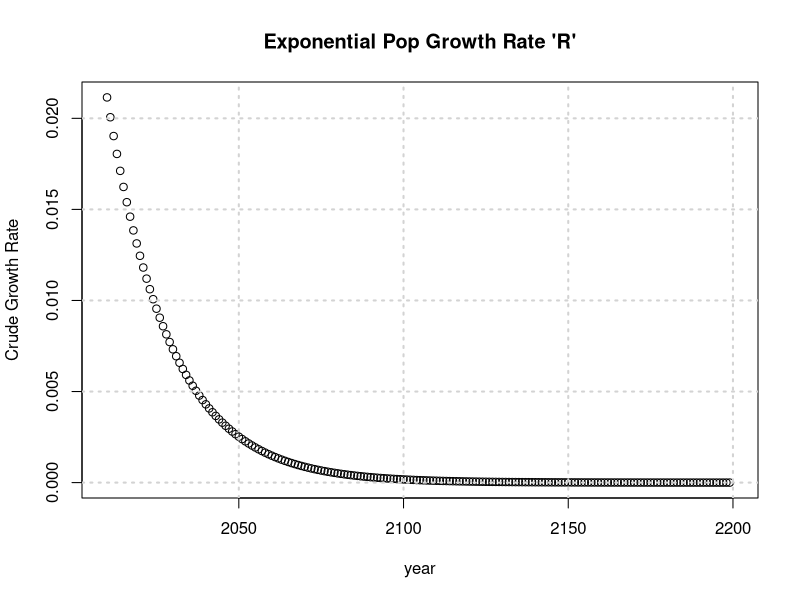
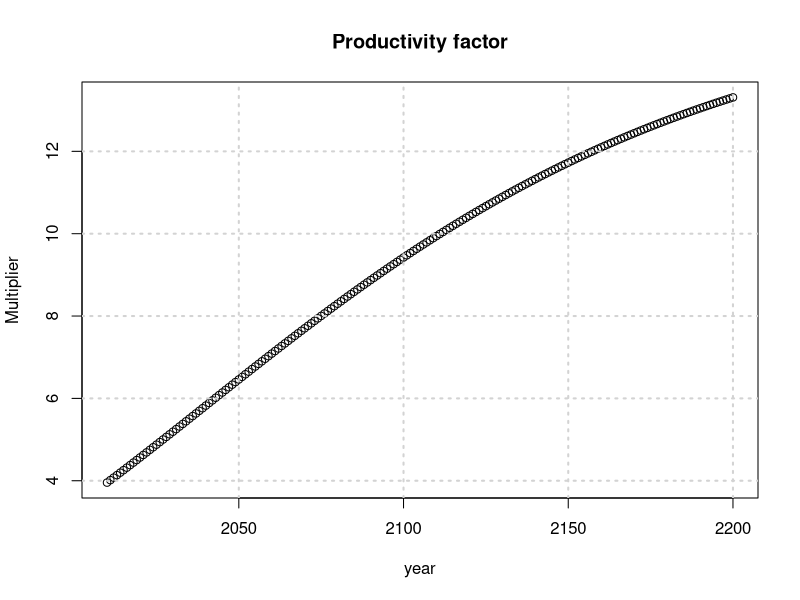
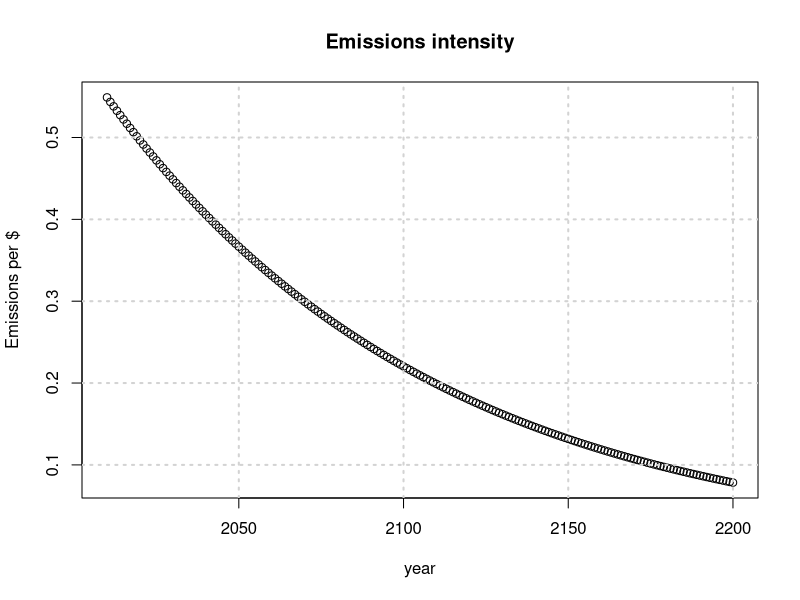
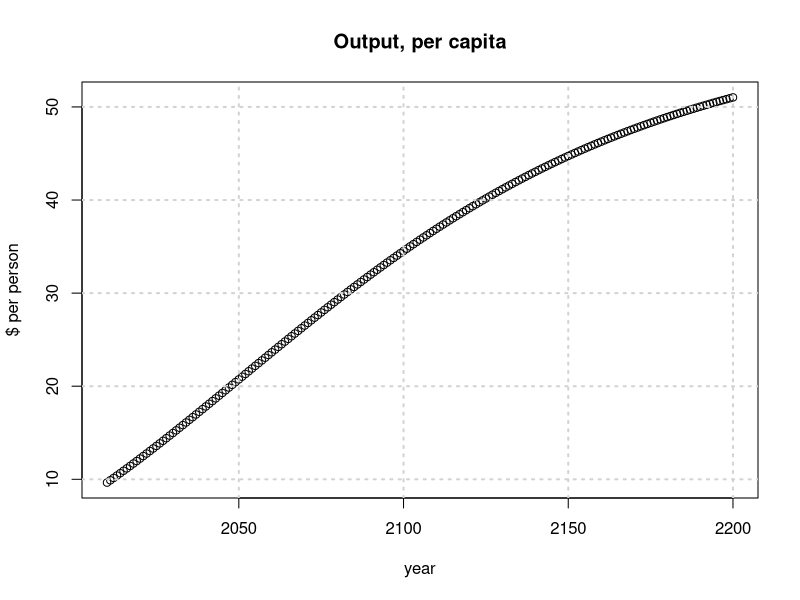
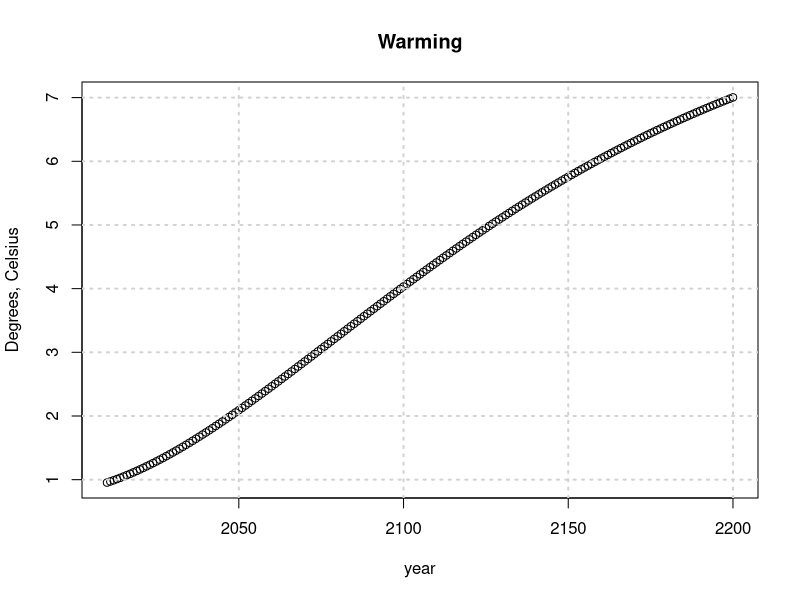
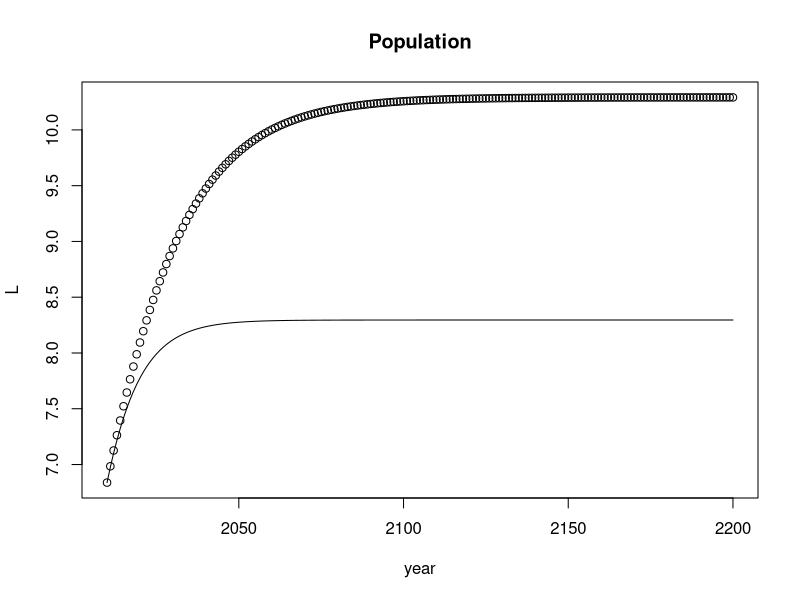
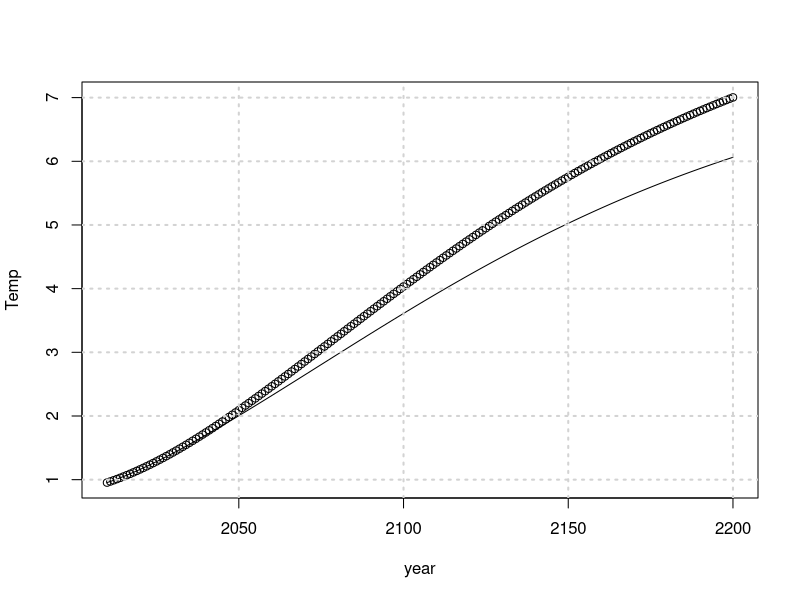
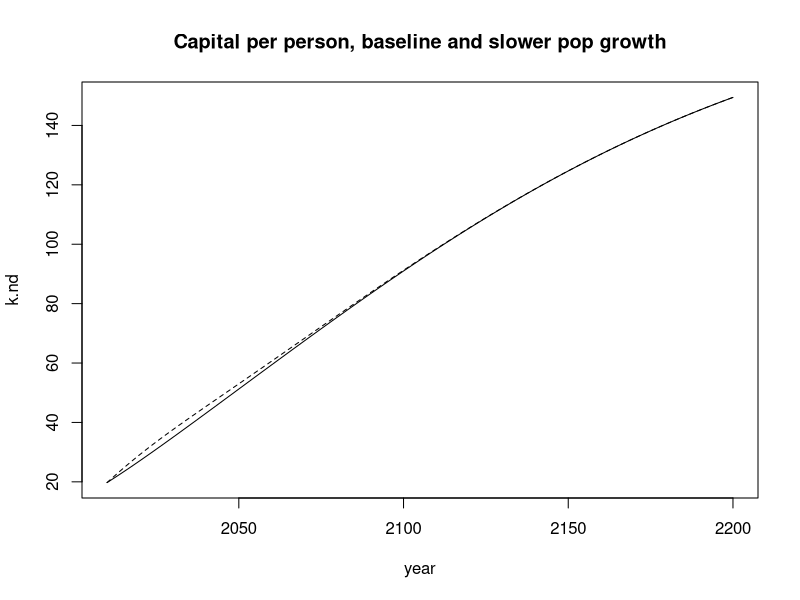

The R source for these figures, in order:
## ---- chunk 1
library(data.table) # if you're working on this using the RStudio desktop version, make sure to install this when the app prompts you to - the last line under the Jobs tab should be "✔ Package 'data.table' successfully installed."
solow_climate_fun <- function(gL0 = 0.022547, dL = -0.052,
                              gsigma0 = -.01, dsigma = -.0002)
{
    ## CONSTANTS ##
    ## capital's share of income
    a<-0.3
    ## savings rate
    s<-0.25
    ## Depreciation rate
    d<-0.1
    ## initial GDP, & Capital
    Y0<-63.69
    K0<-135
    ##Initial population, pop growth rate, and parameter reducing pop growth
    L0<-6.838 ## billions
    ## next lines commented out because they are arguments in fun
    ##  gL0<-0.022547 ## Initial growth rate, about R
    ##  dL<-0.052 ## exponential rate of decline in R, i.e,  R(t+1) = R(t) exp(-dL * 1)
    ## Initial Total Factor Productivity, TFP growth rate, and parameter affecting TFP growth
    A0<-3.955
    gA0<-0.015323
    dA<-0.011
    ## Initial emissions intensity, intensity growth, and parameter affecting intensity growth
    sigma0 <- 0.549  ## this is carbon output in some unit of tons per $ of output
        ## next lines commented out because they are arguments in fun
    ## gsigma0<- -0.01 ## initial rate of decline in sigma
    ## dsigma <- -0.0002 ## rate of change in rate of decline
    ## Damage Parameters ## we'll ignore these, but they do play as small role.
    theta1<-0.0023888849
    theta2<-2
    theta3<-0.00000507029
    theta4<-6.754
    ## Damage to TFP
    gamma<-0.001
    ## Damage through depreciation
    d1<-0.01 ## this is the same constant "d" we had in solow model
    ## CCR Cumulative Carbon
    beta<-1.8 ## multiplier to convert cumulative carbon to temperature increase
    C0<-530 ## total carbon output up to 2010

    ## ### BASE MODEL ###
    T<-191
    year<-c(2010:2200)

    ## intialization
    k<-rep(NaN,T) # rep means 'NaN' replication 'T' number of times
    A<-rep(NaN,T)
    gAt<-rep(NaN,T)
    sigma<-rep(NaN,T)
    gsigmat<-rep(NaN,T)
    y<-rep(NaN,T)
    D<-rep(NaN,T)
    L<-rep(NaN,T)
    gLt<-rep(NaN,T)
    E<-rep(NaN,T)
    Ccum<-rep(NaN,T)
    Temp<-rep(NaN,T)
    y.nd<-rep(NaN,T)
    k.nd<-rep(NaN,T)
    ## starting values (for notations see loop step, line 218 onwards)
    Ccum[1]<-C0
    Temp[1]<-beta*Ccum[1]/1000
    D[1]<-1/(1+theta1*(Temp[1]^theta2))
    A[1]<-A0
    gLt[1]<-gL0
    k[1]<-((s*A[1]*D[1])/(d+gL0))^(1/(1-a))
    gAt[1]<-gA0
    sigma[1]<-sigma0
    gsigmat[1]<-gsigma0
    y[1]<-D[1]*A[1]*k[1]^a
    L[1]<-L0
    gLt[1]<-gL0
    E[1]<-sigma[1]*y[1]*L[1]/3.67
    k.nd[1]<-((s*A[1])/(d+gL0))^(1/(1-a))
    y.nd[1]<-A[1]*k.nd[1]^a

    ## now we loop thru
    for (t in 2:T){
        ## with climate damages
        Ccum[t]<-Ccum[t-1]+E[t-1] ## cumulative emissions
        Temp[t]<-beta*Ccum[t]/1000 ## temperature increase in celsius
        D[t]<-1/(1+theta1*(Temp[t]^theta2)) ## "damages"; line 108
        gAt[t]<-gAt[t-1]/(1+dA) ## change in growth rate of TFP
        A[t]<-A[t-1]*(1+gAt[t]) ## TFP
        gLt[t]<-gLt[t-1]*(1+dL) ## change in growth rate of pop, dL < 0, gLt shrinks
        L[t]<-L[t-1]*(1+gLt[t]) ## Pop
        k[t]<-((s*A[t]*D[t])/(d+gLt[t]))^(1/(1-a)) ## capital per person in solow steady state
        gsigmat[t]<-gsigmat[t-1]/(1+dsigma) ## change in emissions intensity
        sigma[t]<-sigma[t-1]*(1+gsigmat[t]) ## emissions intensity
        y[t]<-D[t]*A[t]*k[t]^a ## income per capita
        E[t]<-sigma[t]*y[t]*L[t]/3.67 ## total emmissions (3.67 converts carbon to C02)

        ## without climate damages i.e., D=1
        k.nd[t]<-((s*A[t])/(d+gLt[t]))^(1/(1-a))
        y.nd[t]<-A[t]*k.nd[t]^a
    }
    out = data.table(year, Ccum, Temp, D,
                     A, L, k,
                     sigma, y, E, k.nd, y.nd)
    return(out)
}


## ---- chunk 2
out = solow_climate_fun() ## without arguments, uses default
year = out$year
## ---- chunk 3
L = out$L
R = c(diff(log(L))/1, NA) ## calculate exponential growth rate as in Lab 1.
plot(year, R, ylab = "Crude Growth Rate",
     main = "Exponential Pop Growth Rate 'R'")
grid(lwd = 2) # lwd stands for line width
## ---- chunk 4
A = out$A
plot(year, A, ylab = "Multiplier",
     main = "Productivity factor")
grid(lwd = 2)
## ---- chunk 5
sigma = out$sigma
plot(year, sigma, ylab = "Emissions per $",
     main = "Emissions intensity")
grid(lwd = 2)
## ---- chunk 6
y = out$y
plot(year, y, ylab = "$ per person",
     main = "Output, per capita")
grid(lwd = 2)
## ---- chunk 7
Temp = out$Temp
plot(year, Temp, ylab = "Degrees, Celsius",
     main = "Warming")
grid(lwd = 2)
## ---- chunk 8
out.slow.pop <- solow_climate_fun(gL0 = 0.022547, ## we leave starting pop growth as is
                  dL = -0.052*2, ## and multiply rate of change in growth rate by 2
                  gsigma0 = -.01, dsigma = -.0002) # solow_climate_fun function defined earlier is now being applied here
## ---- chunk 9
L.slow <- out.slow.pop$L 
plot(year, L, main = "Population")
lines(year, L.slow)
## ---- chunk 10
pyl.base = sum(L[year %in% 2010:2100])
pyl.slow = sum(L.slow[year %in% 2010:2100])
print("base")
print(pyl.base)
print("slow")
print(pyl.slow)
print("pop years lived ratio")
print(pyl.slow / pyl.base)
## ---- chunk 11
E = out$E
E.slow = out.slow.pop$E
sum.E.base = sum(E[year %in% 2010:2100])
sum.E.slow = sum(E.slow[year %in% 2010:2100])
print("E ratio")
print(sum.E.slow / sum.E.base)
## ---- chunk 12
Temp.slow = out.slow.pop$Temp
plot(year, Temp)
lines(year, Temp.slow)
grid(lwd = 2)
## ---- chunk 13
k.nd = out$k.nd
k.nd.slow = out.slow.pop$k.nd
plot(year, k.nd, type = "l", main = "Capital per person, baseline and slower pop growth")
lines(year, k.nd.slow, lty = 2)
## ---- chunk 14
out.fast.decarb <- solow_climate_fun(gL0 = 0.022547, ## we leave starting pop growth as is
                  dL = -0.052, ## and multiply rate of change by 2
                  gsigma0 = -.01*2, dsigma = -.0002)
## ---- chunk 15
sigma = out$sigma
sigma.fast = out.fast.decarb$sigma
## note:  here  "fast" is refering to decarbonization,
## whereas before "slow" was refering to population growth. Sorry!
plot(year, sigma, ylim = c(0,.6), main = "Carbon intensity, by scenario")
lines(year, sigma.fast)
grid()
## ---- chunk 16
E = out$E
E.fast = out.fast.decarb$E
plot(year, E, ylim = c(0, 25), main = "Emissions, by scenario")
lines(year, E.fast)
grid(lwd = 2)
## ---- chunk 17
Temp.fast = out.fast.decarb$Temp
plot(year, Temp)
lines(year, Temp.fast)
grid(lwd = 2)

